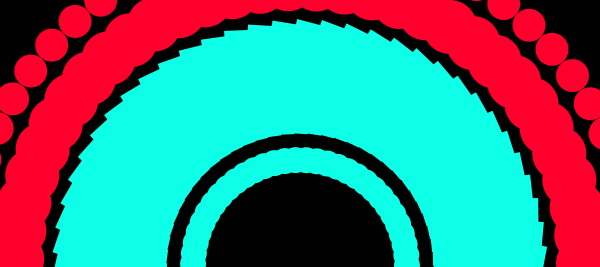
Frame 1 (no input)
Frame 60 (the mouse pressed at the canvas centre just before this capture): identical to frame 1, image omitted
Frame 120 (the mouse held since frame 60 and released just before this capture): identical to frame 1, image omitted

The Processing sketch that drew this single still picture (run headless with seeded random() and noise(); from frame 60 on, the mouse is pressed at the canvas centre):

// Processing sketch: processing_33152
// ── processing_33152.pde

void setup(){
int mega; //This is the main variable used for repetition
int obSize = 2; //This variable allows me to play with linking the size of the shapes. This value is small in this interation
int x =33;
smooth();
size(600,267);
translate(width/2, height); //Translate is critical for the fan shape.
// It repositions the grid in the bottom-centre of the canvas
background(1);

for(mega = 0; mega< 60; mega =mega +1){
rotate(.1); //Rotation is high for visual intrest
fill(14,x,232); //very high contrast for visual intrest
x = 107;
ellipse(0,x,obSize*13,obSize*13); // Small size of inner ring fits into the theme of this iteration
noStroke();
x = 133; // new x value increases size gradually
rect(0,x,obSize*33,obSize*53); //All shapes are relatively small.
fill(255,sin(x),45);
x =283;
ellipse(0,x,obSize*27,obSize*27);
x=333;
ellipse(0,x,33,33);
}
}
void draw(){
}
